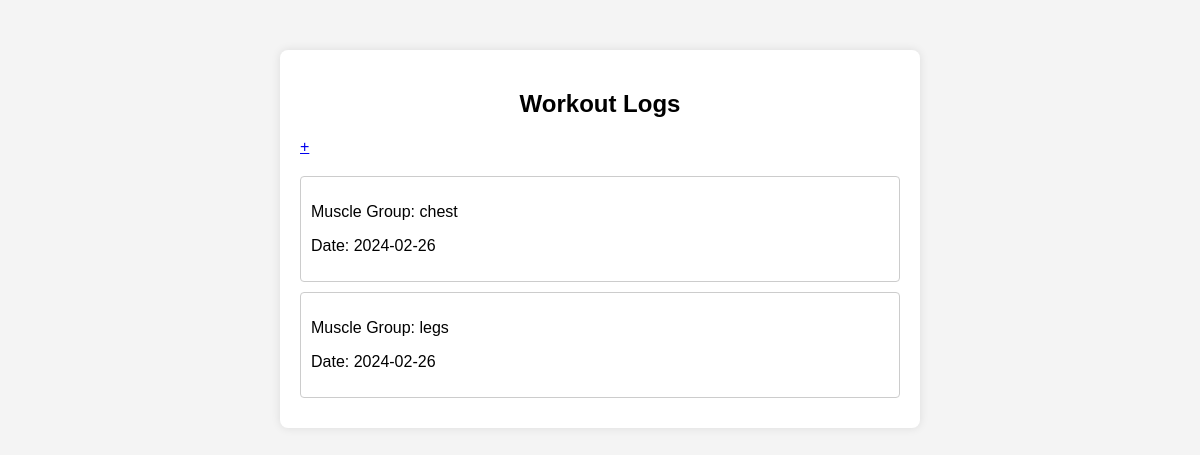
The app's page / (signed in), older data.
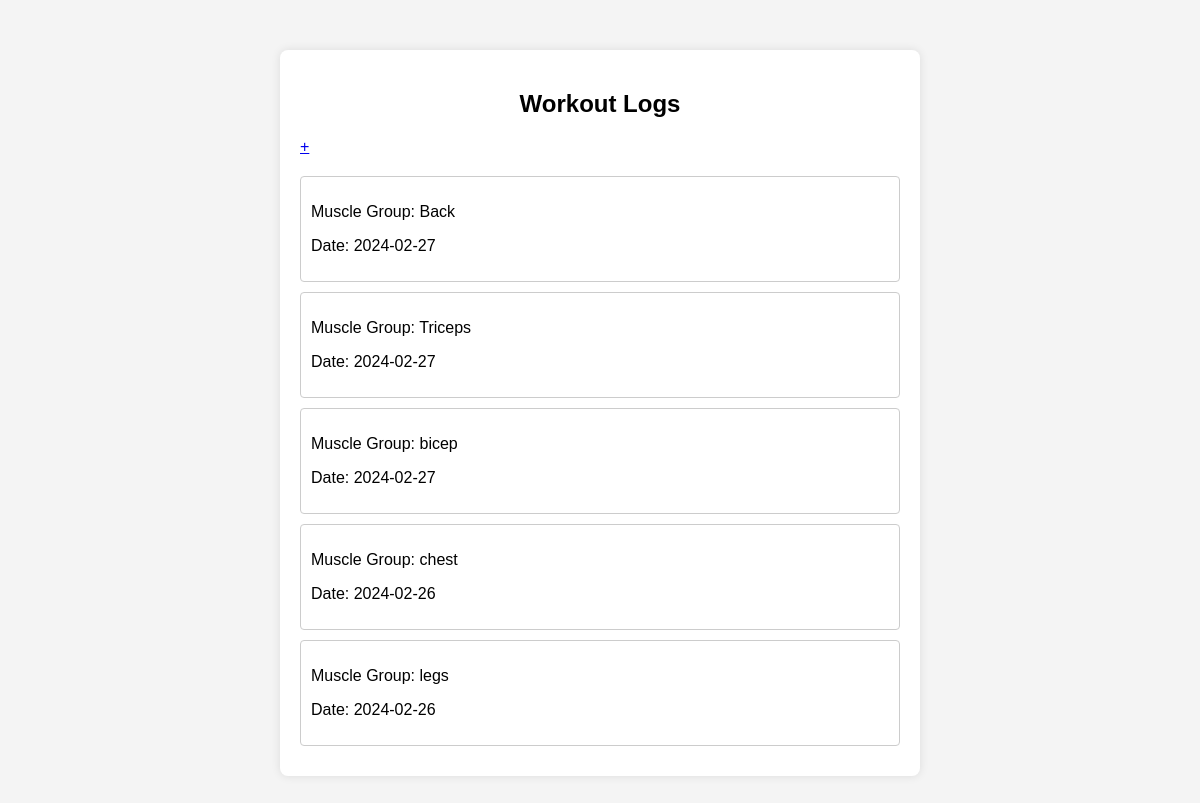
The same page, newer data.
### tables this page shows
CREATE TABLE logs (id INTEGER PRIMARY KEY AUTOINCREMENT NOT NULL, user_id INT NOT NULL, date DATE NOT NULL, muscle_group TEXT NOT NULL, FOREIGN KEY (user_id) REFERENCES users (id));

### app.py (the view)
@app.route("/")
@login_required
def index():
    logs = db.execute("""SELECT * FROM logs WHERE user_id = ?
                      ORDER BY id DESC""", session["user_id"])
    return render_template("index.html", logs = logs)

### app.py (called while the page is built)
@app.after_request
def after_request(response):
    response.headers["Cache-Control"] = "no-cache, no-store, must-revalidate"
    response.headers["Expires"] = 0
    response.headers["Pragma"] = "no-cache"
    return response

### helpers.py (called while the page is built)
def login_required(f):
    @wraps(f)
    def decorated_function(*args, **kwargs):
        if session.get("user_id") is None:
            return redirect("/login")
        return f(*args, **kwargs)
    return decorated_function

### templates/index.html (shortened to what this page needs)
<!DOCTYPE html>
<html lang="en">
<head>
    <link rel="stylesheet" href="{{ url_for('static', filename='styles.css') }}">
</head>
<body>
    <div class="container">
        <h2>Workout Logs</h2>
        <a href="/add_log" class="add_log_sign">+</a>
        <div class="logs">
            {% for log in logs %}
                <div class="log">
                    <p>Muscle Group: {{ log.muscle_group }}</p>
                    <p>Date: {{ log.date }}</p>
                </div>
            {% endfor %}
        </div>
    </div>
</body>
</html>

### static/styles.css (style rules this page uses)
body { font-family: Arial, sans-serif; margin: 0; padding: 0; background-color: #f4f4f4; }
.container { max-width: 600px; margin: 50px auto; padding: 20px; background-color: #fff; border-radius: 8px; box-shadow: 0 0 10px rgba(0, 0, 0, 0.1); }
h2 { text-align: center; }
.logs { margin-top: 20px; }
.log { border: 1px solid #ccc; border-radius: 4px; padding: 10px; margin-bottom: 10px; }

Row changes from the older to the newer data that the page shows:
added logs: muscle_group "Back", date "2024-02-27"
added logs: muscle_group "Triceps", date "2024-02-27"
added logs: muscle_group "bicep", date "2024-02-27"
